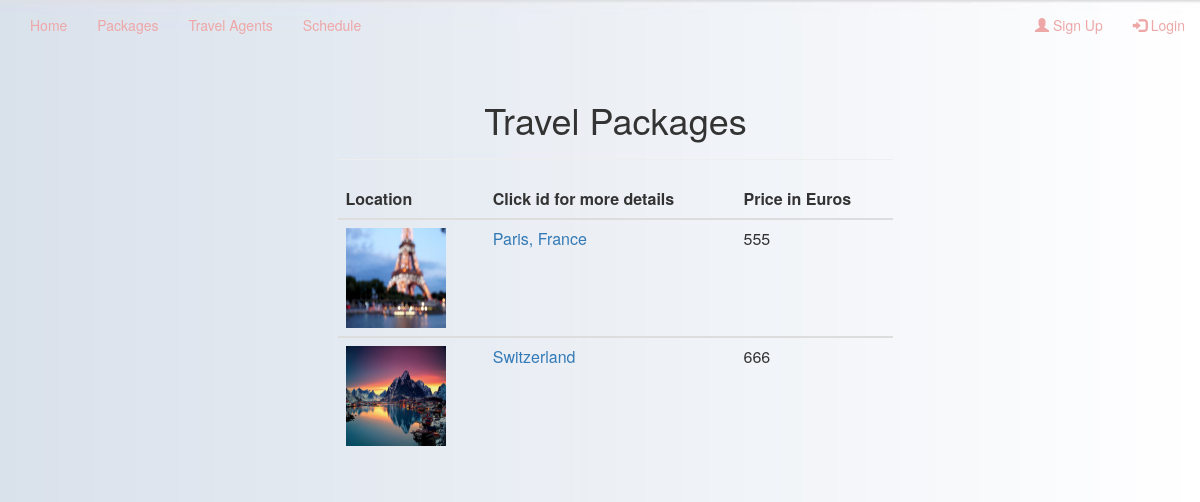
The page /packagelist.php on the database its author committed.
### tables this page shows
CREATE TABLE `package` (
  `packageid` int(11) NOT NULL,
  `location` varchar(100) NOT NULL,
  `packagetype` varchar(20) NOT NULL,
  `destinationdate` varchar(100) NOT NULL,
  `arrivaldate` varchar(100) NOT NULL,
  `transport` varchar(100) NOT NULL,
  `price` int(100) NOT NULL,
  `moreinfo` varchar(255) NOT NULL,
  `packagephoto` varchar(255) NOT NULL,
  `availability` int(15) NOT NULL
);

### packagelist.php (the view, shortened to what this page needs)
<?php
    $connection= mysqli_connect("localhost","root","","brontetravelagency");
    $sql= "SELECT * FROM `package`";
    $res=mysqli_query($connection,$sql);
?>
<!DOCTYPE html>
<html lang="en">
<head>
    <link rel="stylesheet" href="https://maxcdn.bootstrapcdn.com/bootstrap/3.3.7/css/bootstrap.min.css">
    <link rel="stylesheet" href="animate.css">
    <link rel="stylesheet" href="style.css">
</head>
   <div id="myDiv">
   <?php include 'navbar.php'; ?>
   <br><br><br>
   <div class="container">
      <?php
        if(mysqli_num_rows($res)>0){ ?>
      <div class="container">
         <div class="row">
             <div class="col-md-3"></div>
             <div class="col-md-6 foo">
                 <div class="page-header">
                    <h1 class="animated bounceIn" style="text-align: center;">Travel Packages</h1>
                  </div>
                  <table class="table">
                    <thead>
                        <th>Location</th>
                        <th>Click id for more details</th>
                        <th> Price in Euros </h>
                    </thead>
                    <?php while($row=mysqli_fetch_assoc($res)) {  ?>
                    <tbody>
                        <tr>
                            <td><img height="100px" width="100px" src="travel package/<?php echo $row["packagephoto"]; ?>" alt="dp"></td>
                            <td><a href="packageprofile.php?packageid=<?php echo $row["packageid"]; ?>"> <?php echo $row["location"] ?></a></td>
                            <td> <?php echo $row["price"] ?> </td>
                        </tr>
                    </tbody>
                <?php } }?>
                </table>
             </div>
             <div class="col-md-3"></div>
         </div>
      </div>
   </div>
    </div>
</body>
</html>

### navbar.php (shortened to what this page needs)
<?php
    if(isset($_SESSION['username'])==false) {
?>
  <div class="container">
         <nav class="navbar navbar-inverse navbar-fixed-top gabanav">
          <div class="container-fluid">
            <div class="collapse navbar-collapse" id="myNavbar">
              <ul class="nav navbar-nav gabali">
                <li><a href="index.php">Home</a></li>
                <li><a href="packagelist.php">Packages</a></li>
                <li><a href="agentlist.php">Travel Agents</a></li>
                <li><a href="schedule.php">Schedule</a></li>
              </ul>
              <ul class="nav navbar-nav navbar-right">
                <li><a href="signup.php"><span class="glyphicon glyphicon-user"></span> Sign Up</a></li>
                <li><a href="login.php"><span class="glyphicon glyphicon-log-in"></span> Login</a></li>
              </ul>
            </div>
            </div>
        </nav>
  </div>
    <?php } ?>

### style.css (style rules this page uses)
.gabanav { background-color: rgba(0, 0, 0, 0); border: 0px; }
.navbar-inverse .navbar-nav>li>a { color: #eea7a7; }

### rows shown on the page
package: packagephoto (picture), location "Paris, France", price "555"
package: packagephoto (picture), location "Switzerland", price "666"
